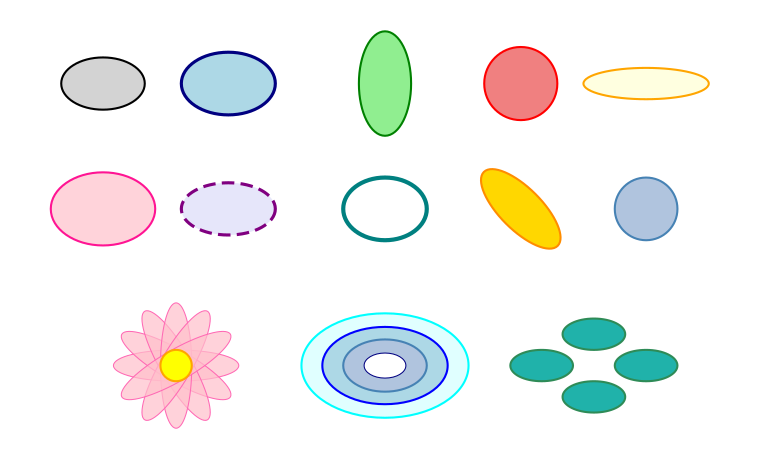

The Python source for this figure:
#!/usr/bin/env python3
"""
Ellipse Component Quick Start Guide

This is a quick start guide for the Ellipse component, demonstrating the most common features:
1. Basic Creation
2. Appearance Customization
3. Basic Transformations
4. Getting Ellipse Information
"""

from pysvg.components import Canvas, Ellipse, EllipseConfig
from pysvg.schema import AppearanceConfig, Color


def basic_examples():
    """Basic usage examples"""
    print("=== Basic Usage Examples ===")

    # 1. Create basic ellipse
    basic_ellipse = Ellipse(config=EllipseConfig(rx=60, ry=40))
    print(f"Basic ellipse: {basic_ellipse.to_svg_element()}")

    # 2. Positioned ellipse
    positioned_ellipse = Ellipse(config=EllipseConfig(cx=100, cy=80, rx=50, ry=30))
    print(f"Positioned ellipse: {positioned_ellipse.to_svg_element()}")

    # 3. Circle (rx == ry)
    circle_ellipse = Ellipse(config=EllipseConfig(cx=50, cy=50, rx=40, ry=40))
    print(f"Circle ellipse: {circle_ellipse.to_svg_element()}")
    print()


def styling_examples():
    """Styling examples"""
    print("=== Styling Examples ===")

    # 1. Ellipse with color and border
    styled_ellipse = Ellipse(
        config=EllipseConfig(rx=50, ry=30),
        appearance=AppearanceConfig(fill=Color("lightblue"), stroke=Color("navy"), stroke_width=3),
    )
    print(f"Styled ellipse: {styled_ellipse.to_svg_element()}")

    # 2. Semi-transparent ellipse
    transparent_ellipse = Ellipse(
        config=EllipseConfig(rx=45, ry=25),
        appearance=AppearanceConfig(
            fill=Color("skyblue"), fill_opacity=0.6, stroke=Color("blue"), stroke_width=2
        ),
    )
    print(f"Transparent ellipse: {transparent_ellipse.to_svg_element()}")

    # 3. Dashed border ellipse
    dashed_ellipse = Ellipse(
        config=EllipseConfig(rx=40, ry=20),
        appearance=AppearanceConfig(
            fill=Color("lightgreen"), stroke=Color("green"), stroke_width=3, stroke_dasharray=[8, 4]
        ),
    )
    print(f"Dashed ellipse: {dashed_ellipse.to_svg_element()}")

    # 4. Outline only ellipse (no fill)
    outline_ellipse = Ellipse(
        config=EllipseConfig(rx=35, ry=15),
        appearance=AppearanceConfig(fill=Color("none"), stroke=Color("red"), stroke_width=2),
    )
    print(f"Outline ellipse: {outline_ellipse.to_svg_element()}")

    # 5. Vertical ellipse (ry > rx)
    vertical_ellipse = Ellipse(
        config=EllipseConfig(rx=20, ry=50),
        appearance=AppearanceConfig(fill=Color("lavender"), stroke=Color("purple"), stroke_width=2),
    )
    print(f"Vertical ellipse: {vertical_ellipse.to_svg_element()}")
    print()


def transform_examples():
    """Transformation examples"""
    print("=== Transform Examples ===")

    # 1. Translation
    moved_ellipse = Ellipse(
        config=EllipseConfig(rx=40, ry=25),
    ).move(80, 60)
    print(f"Translated ellipse: {moved_ellipse.to_svg_element()}")

    # 2. Rotation
    rotated_ellipse = Ellipse(
        config=EllipseConfig(rx=50, ry=20),
    ).rotate(45)
    print(f"Rotated ellipse: {rotated_ellipse.to_svg_element()}")

    # 3. Scaling
    scaled_ellipse = Ellipse(
        config=EllipseConfig(rx=30, ry=15),
    ).scale(1.5)
    print(f"Scaled ellipse: {scaled_ellipse.to_svg_element()}")

    # 4. Non-uniform scaling
    non_uniform_scaled = Ellipse(
        config=EllipseConfig(rx=25, ry=25),
    ).scale(0.8)
    print(f"Non-uniform scaled ellipse: {non_uniform_scaled.to_svg_element()}")

    # 5. Combined transformations
    combined_ellipse = (
        Ellipse(
            config=EllipseConfig(rx=30, ry=20),
            appearance=AppearanceConfig(
                fill=Color("orange"), stroke=Color("darkorange"), stroke_width=2
            ),
        )
        .rotate(30)
        .move(100, 50)
        .scale(1.2)
    )
    print(f"Combined transformed ellipse: {combined_ellipse.to_svg_element()}")
    print()


def info_examples():
    """Examples of getting ellipse information"""
    print("=== Ellipse Information Examples ===")

    ellipse = Ellipse(config=EllipseConfig(cx=50, cy=60, rx=40, ry=25))

    # 1. Get center point
    center = ellipse.central_point
    print(f"Ellipse center point: {center}")

    # 2. Get bounding box
    bbox = ellipse.get_bounding_box()
    print(f"Ellipse bounding box (min_x, min_y, max_x, max_y): {bbox}")

    # 3. Get area
    area = ellipse.get_area()
    print(f"Ellipse area: {area:.2f}")

    # 4. Get circumference (approximate)
    circumference = ellipse.get_circumference()
    print(f"Ellipse circumference (approximate): {circumference:.2f}")

    # 5. Check if circle
    is_circle = ellipse.is_circle()
    print(f"Is circle: {is_circle}")

    # 6. Get eccentricity
    eccentricity = ellipse.get_eccentricity()
    print(f"Ellipse eccentricity: {eccentricity:.3f}")

    # 7. Circle information
    circle_ellipse = Ellipse(config=EllipseConfig(cx=0, cy=0, rx=30, ry=30))
    print(f"Circle ellipse is circle: {circle_ellipse.is_circle()}")
    print(f"Circle ellipse eccentricity: {circle_ellipse.get_eccentricity():.3f}")
    print()


def generate_demo_svg():
    """Generate demo SVG file"""
    print("=== Generate Demo SVG ===")

    # Create Canvas
    canvas = Canvas(width=770, height=470, viewbox=[0, 0, 700, 450])

    # Create example ellipses
    ellipses = [
        # Basic ellipse
        Ellipse(
            config=EllipseConfig(rx=40, ry=25),
            appearance=AppearanceConfig(
                fill=Color("lightgray"), stroke=Color("black"), stroke_width=2
            ),
        ).move(80, 80),
        # Styled ellipse
        Ellipse(
            config=EllipseConfig(rx=45, ry=30),
            appearance=AppearanceConfig(
                fill=Color("lightblue"), stroke=Color("navy"), stroke_width=3
            ),
        ).move(200, 80),
        # Vertical ellipse
        Ellipse(
            config=EllipseConfig(rx=25, ry=50),
            appearance=AppearanceConfig(
                fill=Color("lightgreen"), stroke=Color("green"), stroke_width=2
            ),
        ).move(350, 80),
        # Circle (special case of ellipse)
        Ellipse(
            config=EllipseConfig(rx=35, ry=35),
            appearance=AppearanceConfig(
                fill=Color("lightcoral"), stroke=Color("red"), stroke_width=2
            ),
        ).move(480, 80),
        # Very flat ellipse
        Ellipse(
            config=EllipseConfig(rx=60, ry=15),
            appearance=AppearanceConfig(
                fill=Color("lightyellow"), stroke=Color("orange"), stroke_width=2
            ),
        ).move(600, 80),
        # Semi-transparent ellipse
        Ellipse(
            config=EllipseConfig(rx=50, ry=35),
            appearance=AppearanceConfig(
                fill=Color("lightpink"), fill_opacity=0.6, stroke=Color("deeppink"), stroke_width=2
            ),
        ).move(80, 200),
        # Dashed ellipse
        Ellipse(
            config=EllipseConfig(rx=45, ry=25),
            appearance=AppearanceConfig(
                fill=Color("lavender"),
                stroke=Color("purple"),
                stroke_width=3,
                stroke_dasharray=[12, 6],
            ),
        ).move(200, 200),
        # Outline only ellipse
        Ellipse(
            config=EllipseConfig(rx=40, ry=30),
            appearance=AppearanceConfig(fill=Color("none"), stroke=Color("teal"), stroke_width=4),
        ).move(350, 200),
        # Rotated ellipse
        Ellipse(
            config=EllipseConfig(rx=50, ry=20),
            appearance=AppearanceConfig(
                fill=Color("gold"), stroke=Color("darkorange"), stroke_width=2
            ),
        )
        .rotate(45)
        .move(480, 200),
        # Scaled ellipse
        Ellipse(
            config=EllipseConfig(rx=25, ry=25),
            appearance=AppearanceConfig(
                fill=Color("lightsteelblue"), stroke=Color("steelblue"), stroke_width=2
            ),
        )
        .scale(1.2)
        .move(600, 200),
        # Create petal effect (multiple rotated ellipses)
        Ellipse(
            config=EllipseConfig(rx=60, ry=15),
            appearance=AppearanceConfig(
                fill=Color("pink"), fill_opacity=0.7, stroke=Color("hotpink"), stroke_width=1
            ),
        )
        .rotate(0)
        .move(150, 350),
        Ellipse(
            config=EllipseConfig(rx=60, ry=15),
            appearance=AppearanceConfig(
                fill=Color("pink"), fill_opacity=0.7, stroke=Color("hotpink"), stroke_width=1
            ),
        )
        .rotate(30)
        .move(150, 350),
        Ellipse(
            config=EllipseConfig(rx=60, ry=15),
            appearance=AppearanceConfig(
                fill=Color("pink"), fill_opacity=0.7, stroke=Color("hotpink"), stroke_width=1
            ),
        )
        .rotate(60)
        .move(150, 350),
        Ellipse(
            config=EllipseConfig(rx=60, ry=15),
            appearance=AppearanceConfig(
                fill=Color("pink"), fill_opacity=0.7, stroke=Color("hotpink"), stroke_width=1
            ),
        )
        .rotate(90)
        .move(150, 350),
        Ellipse(
            config=EllipseConfig(rx=60, ry=15),
            appearance=AppearanceConfig(
                fill=Color("pink"), fill_opacity=0.7, stroke=Color("hotpink"), stroke_width=1
            ),
        )
        .rotate(120)
        .move(150, 350),
        Ellipse(
            config=EllipseConfig(rx=60, ry=15),
            appearance=AppearanceConfig(
                fill=Color("pink"), fill_opacity=0.7, stroke=Color("hotpink"), stroke_width=1
            ),
        )
        .rotate(150)
        .move(150, 350),
        # Center circle
        Ellipse(
            config=EllipseConfig(rx=15, ry=15),
            appearance=AppearanceConfig(
                fill=Color("yellow"), stroke=Color("orange"), stroke_width=2
            ),
        ).move(150, 350),
        # Concentric ellipses
        Ellipse(
            config=EllipseConfig(rx=80, ry=50),
            appearance=AppearanceConfig(
                fill=Color("lightcyan"), stroke=Color("cyan"), stroke_width=2
            ),
        ).move(350, 350),
        Ellipse(
            config=EllipseConfig(rx=60, ry=37),
            appearance=AppearanceConfig(
                fill=Color("lightblue"), stroke=Color("blue"), stroke_width=2
            ),
        ).move(350, 350),
        Ellipse(
            config=EllipseConfig(rx=40, ry=25),
            appearance=AppearanceConfig(
                fill=Color("lightsteelblue"), stroke=Color("steelblue"), stroke_width=2
            ),
        ).move(350, 350),
        Ellipse(
            config=EllipseConfig(rx=20, ry=12),
            appearance=AppearanceConfig(fill=Color("white"), stroke=Color("navy"), stroke_width=1),
        ).move(350, 350),
        # Ellipse chain
        Ellipse(
            config=EllipseConfig(rx=30, ry=15),
            appearance=AppearanceConfig(
                fill=Color("lightseagreen"), stroke=Color("seagreen"), stroke_width=2
            ),
        ).move(550, 320),
        Ellipse(
            config=EllipseConfig(rx=30, ry=15),
            appearance=AppearanceConfig(
                fill=Color("lightseagreen"), stroke=Color("seagreen"), stroke_width=2
            ),
        ).move(600, 350),
        Ellipse(
            config=EllipseConfig(rx=30, ry=15),
            appearance=AppearanceConfig(
                fill=Color("lightseagreen"), stroke=Color("seagreen"), stroke_width=2
            ),
        ).move(550, 380),
        Ellipse(
            config=EllipseConfig(rx=30, ry=15),
            appearance=AppearanceConfig(
                fill=Color("lightseagreen"), stroke=Color("seagreen"), stroke_width=2
            ),
        ).move(500, 350),
    ]

    # Add ellipses to canvas
    for ellipse in ellipses:
        canvas.add(ellipse)

    # Generate SVG file
    canvas.save("quickstart.svg")

    print("Demo file generated: quickstart.svg")


def main():
    """Main function"""
    print("Ellipse Component Quick Start Guide")
    print("=" * 40)

    basic_examples()
    styling_examples()
    transform_examples()
    info_examples()
    generate_demo_svg()

    print("=" * 40)
    print("Quick Start Guide completed!")
    print("Check the generated quickstart.svg file.")


if __name__ == "__main__":
    main()
